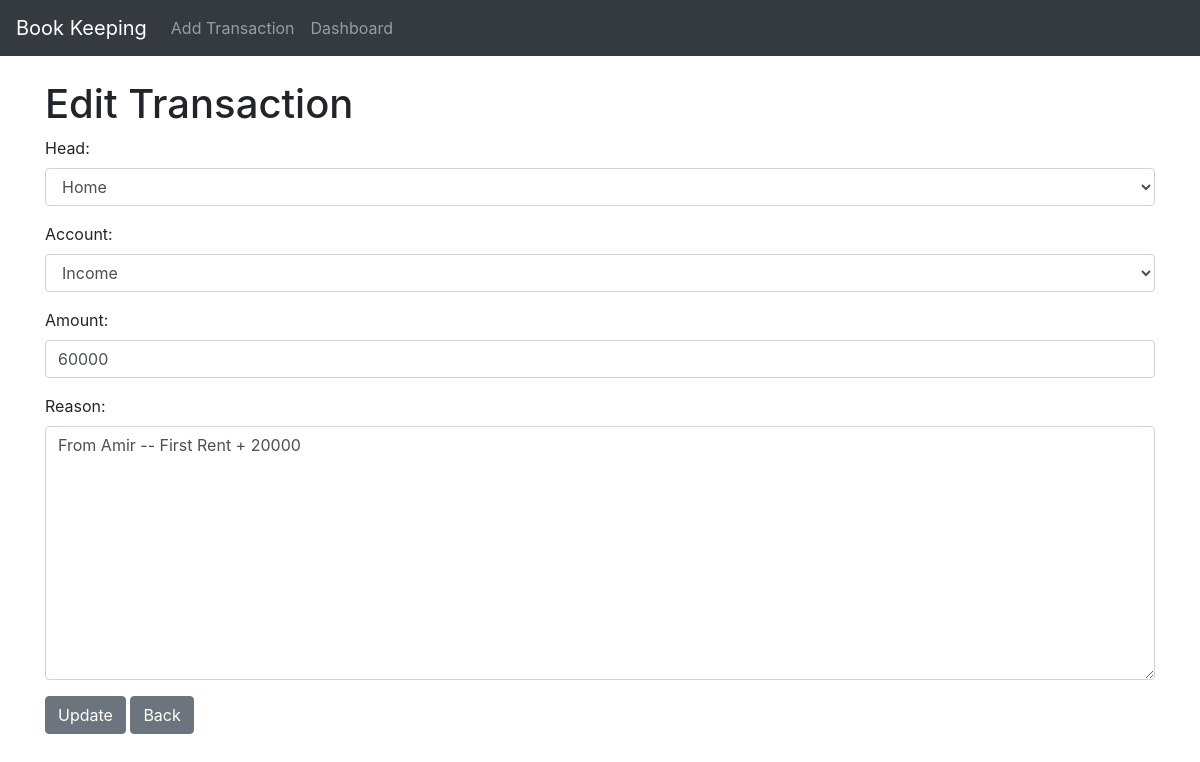
The app's page /edit_entry/11 with its own data.
### records/models.py (models this page shows, shortened)
class Entry(models.Model):
	head = models.CharField(max_length=255)
	account = models.CharField(max_length=255)
	amount = models.IntegerField()
	reason = models.TextField(blank=True)
	date_created = models.DateField(auto_now_add = True)
	date_edited = models.DateField(auto_now= True)

### records/views.py (the view)
# urls.py: path('edit_entry/<int:pk>' , UpdateEntryView.as_view() , name="editentry"),
class UpdateEntryView(UpdateView):
	model = Entry
	form_class = EntryForm
	template_name = 'edit_entry.html'

### records/forms.py
class EntryForm(forms.ModelForm):
	class Meta:
		model = Entry
		fields = ('head','account' , 'amount' ,'reason'    )
		widgets = {
			'head' : forms.Select(choices=head_choices, attrs={'class':'form-control','placeholder':'Enter Account'}),
			'account' : forms.Select(choices=account_choices, attrs={'class':'form-control','placeholder':'Enter Account'}),
			'amount' : forms.TextInput(attrs={'class':'form-control','placeholder':'Enter Amount'}),
			'reason' : forms.Textarea(attrs={'class':'form-control'}),
		}

### records/templates/edit_entry.html (shortened to what this page needs)
{% extends 'base.html' %}
{% block content%}
<h1>Edit Transaction</h1>
<div  class="form-group">
<form method="POST">
	{{ form.as_p}}
	<button class="btn btn-secondary">Update</button>
	<a href="{% url 'home' %}" class="btn btn-secondary">Back</a>
</form>
</div>
{% endblock %}

### records on screen
Entry: head "Home", account "Income", amount "60000", reason "From Amir -- First Rent + 20000"
